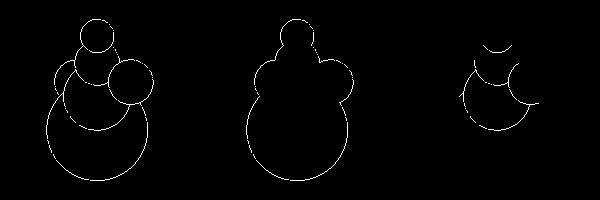

Write the Python code that produced this figure.
#!/usr/bin/env python

# Extract 2D label boundaries using vtkSurfaceNets2D on a label map of
# overlapping circles, with smoothing and boundary label thresholding
# displayed in three viewports.

# Factory overrides
import vtkmodules.vtkInteractionStyle  # noqa: F401
import vtkmodules.vtkRenderingOpenGL2  # noqa: F401

from vtkmodules.vtkCommonDataModel import (
    vtkDataObject,
    vtkImageData,
)
from vtkmodules.vtkFiltersCore import (
    vtkSurfaceNets2D,
    vtkThreshold,
)
from vtkmodules.vtkRenderingCore import (
    vtkActor,
    vtkDataSetMapper,
    vtkPolyDataMapper,
    vtkRenderWindow,
    vtkRenderWindowInteractor,
    vtkRenderer,
)

VTK_SHORT = 4
resolution = 500

# Create a labeled image
image = vtkImageData()
image.SetDimensions(resolution, resolution, 1)
image.AllocateScalars(VTK_SHORT, 1)

scalars = image.GetPointData().GetScalars()
scalars.Fill(0)

# Generate circles of labels
circles = [
    ([resolution / 2.5, resolution / 1.75], resolution / 9, 5),
    ([resolution / 2, resolution / 3], resolution / 4, 1),
    ([resolution / 2, resolution / 2], resolution / 6, 2),
    ([resolution / 2, resolution / 1.5], resolution / 9, 3),
    ([resolution / 2, resolution / 1.25], resolution / 12, 4),
    ([resolution / 1.5, resolution / 1.75], resolution / 9, 5),
]

for center, radius, label in circles:
    radius2 = radius * radius
    for y in range(resolution):
        for x in range(resolution):
            r2 = (x - center[0]) ** 2 + (y - center[1]) ** 2
            if r2 <= radius2:
                scalars.SetTuple1(x + y * resolution, label)

# Extract boundaries of labels 1-5 with smoothing
surface_nets = vtkSurfaceNets2D()
surface_nets.SetInputData(image)
surface_nets.SetValue(0, 1)
surface_nets.SetValue(1, 2)
surface_nets.SetValue(2, 3)
surface_nets.SetValue(3, 4)
surface_nets.SetValue(4, 5)
surface_nets.SmoothingOn()
surface_nets.GetSmoother().SetNumberOfIterations(100)
surface_nets.GetSmoother().SetRelaxationFactor(0.2)
surface_nets.GetSmoother().SetConstraintDistance(0.75)
surface_nets.ComputeScalarsOn()
surface_nets.SetBackgroundLabel(-1)
surface_nets.Update()

# All boundaries
mapper = vtkPolyDataMapper()
mapper.SetInputConnection(surface_nets.GetOutputPort())
mapper.ScalarVisibilityOff()

actor = vtkActor()
actor.SetMapper(mapper)

# Threshold: boundary edges (borders background)
thresh_lower = vtkThreshold()
thresh_lower.SetInputConnection(surface_nets.GetOutputPort())
thresh_lower.SetLowerThreshold(0)
thresh_lower.SetUpperThreshold(5)
thresh_lower.SetInputArrayToProcess(0, 0, 0, vtkDataObject.FIELD_ASSOCIATION_CELLS, "BoundaryLabels")
thresh_lower.SetComponentModeToUseAny()
thresh_lower.SetThresholdFunction(vtkThreshold.THRESHOLD_LOWER)

thresh_lower_mapper = vtkDataSetMapper()
thresh_lower_mapper.SetInputConnection(thresh_lower.GetOutputPort())
thresh_lower_mapper.ScalarVisibilityOff()

thresh_lower_actor = vtkActor()
thresh_lower_actor.SetMapper(thresh_lower_mapper)

# Threshold: interior edges (between two segmented objects)
thresh_upper = vtkThreshold()
thresh_upper.SetInputConnection(surface_nets.GetOutputPort())
thresh_upper.SetLowerThreshold(0)
thresh_upper.SetInputArrayToProcess(0, 0, 0, vtkDataObject.FIELD_ASSOCIATION_CELLS, "BoundaryLabels")
thresh_upper.SetComponentModeToUseSelected()
thresh_upper.SetSelectedComponent(1)
thresh_upper.InvertOn()
thresh_upper.SetThresholdFunction(vtkThreshold.THRESHOLD_LOWER)

thresh_upper_mapper = vtkDataSetMapper()
thresh_upper_mapper.SetInputConnection(thresh_upper.GetOutputPort())
thresh_upper_mapper.ScalarVisibilityOff()

thresh_upper_actor = vtkActor()
thresh_upper_actor.SetMapper(thresh_upper_mapper)

# Three viewports with shared camera
renderer_0 = vtkRenderer()
renderer_0.SetBackground(0, 0, 0)
renderer_0.SetViewport(0, 0, 0.333, 1)
renderer_0.AddActor(actor)

renderer_1 = vtkRenderer()
renderer_1.SetBackground(0, 0, 0)
renderer_1.SetViewport(0.333, 0, 0.667, 1)
renderer_1.AddActor(thresh_lower_actor)

renderer_2 = vtkRenderer()
renderer_2.SetBackground(0, 0, 0)
renderer_2.SetViewport(0.667, 0, 1, 1)
renderer_2.AddActor(thresh_upper_actor)

# Window
render_window = vtkRenderWindow()
render_window.SetSize(600, 200)
render_window.AddRenderer(renderer_0)
render_window.AddRenderer(renderer_1)
render_window.AddRenderer(renderer_2)
render_window.SetWindowName("surface nets2d smoothing")

# Scene
renderer_0.ResetCamera()
renderer_1.SetActiveCamera(renderer_0.GetActiveCamera())
renderer_2.SetActiveCamera(renderer_0.GetActiveCamera())

# Interactor
interactor = vtkRenderWindowInteractor()
interactor.SetRenderWindow(render_window)

interactor.Initialize()
interactor.Start()
